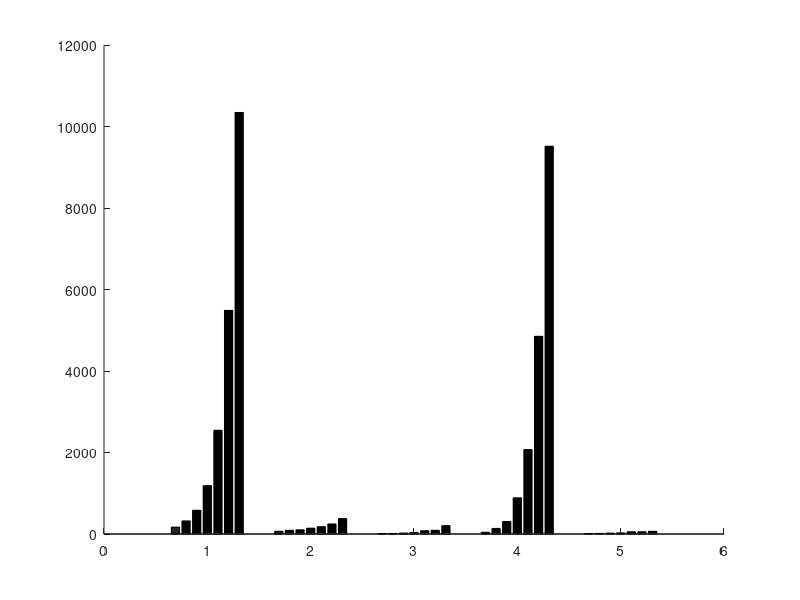

Recreate this plot in MATLAB. (Note: this script raises an error after producing the figure.)
clc;

total = [169,321,582,1187,2545,5487,10344];
k = [67	90	103	143	180	246	379];
bcLoad = [8	14	23	38	81	91	205];
invertK = [43	137	307	888	2072	4851	9516];
uSS = [11	14	22	28	55	55	66];

data = [total; k; bcLoad; invertK; uSS]

A = 'BC+Load';
k = '\delta, \epsilon and \sigma';

names = {'FEMSolver', 'Create K', 'BC+Load', 'Invert K', 'u, \epsilon and \sigma'};


figure('Renderer', 'painters', 'Position', [10 10 900 600])
hold on
b = bar(data,'FaceColor','flat');

size(data,2)

for k = 1:size(data,2)
    b(k).CData = (size(data,2))-k;
end

set(gca,'xtick',[1:5],'xticklabel',names);

set(gca, 'FontName', 'Times New Roman')
set(gca,'fontsize',14)
ylabel('Time[ms]');

labels=['1029 dofs';'1536 dofs'; '2187 dofs'; '3000 dofs'; '3993 dofs';'5184 dofs';'6591 dofs'];
legend(b,labels);

numbersToAdd = [1029	1536	2187	3000	3993	5184	6591;
1029	1536	2187	3000	3993	5184	6591;
1029	1536	2187	3000	3993	5184	6591;
1029	1536	2187	3000	3993	5184	6591;
1029	1536	2187	3000	3993	5184	6591];
                
barWidth = b.BarWidth;
numCol = size(data,2);
cnt = 0;
for ii = numbersToAdd'
    cnt = cnt + 1;
    xPos = linspace(cnt - barWidth/2, cnt + barWidth / 2, numCol+1);
    idx = 1;
    for jj = xPos(1:end-1)
        val = numbersToAdd(cnt,idx);
        y = data(cnt,idx);
        %text(jj+barWidth/7, y + 30, num2str(val),'Rotation',90,'HorizontalAlignment','left','VerticalAlignment','bottom');
        idx = idx +1;
    end     
end


